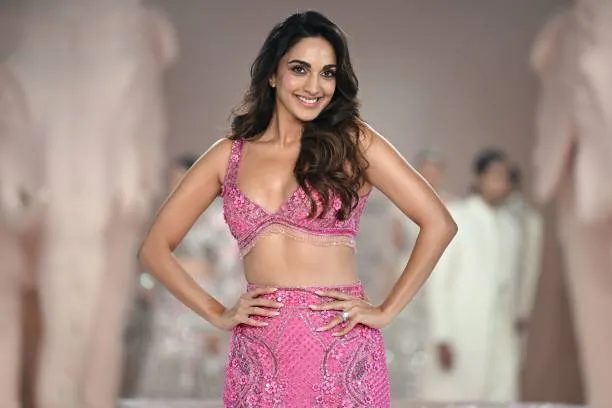
#> input picture Easy_cartoonify/bollywood-actress-kiara-advani-presents-a-creation-by-the-designer-duo-falguni-shane-peacock.webp, 612 x 408 px; its folder holds only this picture in this run
$ python improved_cartoon_v2.py
#> lines starting #> are read from the running program, lines starting #| are printed output that depends on the picture; after the words box and inside, x2 and y2 are one past the last pixel; in counts of white or black regions, pixels touching at a corner belong together
#> in main, img is the input picture: shape (408, 612, 3); mean B, G, R 133.1, 139.5, 165.6
import cv2
from pathlib import Path

def find_input(p: Path):
    # reuse same discovery as previous script
    user_src = p / 'user_image.jpg'
    fallback = p / 'test.jpg'
    if user_src.exists():
        return user_src
    if fallback.exists():
        return fallback
    candidates = []
    for ext in ('*.jpg','*.jpeg','*.png','*.webp'):
        for f in p.glob(ext):
            name = f.name.lower()
            if name.startswith('cartoon_') or name.startswith('cartoon_user_'):
                continue
            candidates.append(f)
    if candidates:
        return max(candidates, key=lambda x: x.stat().st_mtime)
    return None

def unsharp_mask(img, radius=1.0, amount=1.0):
    # amount: strength, radius: gaussian blur sigma
    blurred = cv2.GaussianBlur(img, (0,0), radius)
    sharp = cv2.addWeighted(img, 1 + amount, blurred, -amount, 0)
    return sharp

def cartoon_v2(img):
    # keep original size
    img_color = img.copy()

    # gentle bilateral filter to smooth colors but keep detail
    img_color = cv2.bilateralFilter(img_color, d=7, sigmaColor=50, sigmaSpace=50)

    # create edge map using Canny on luminance after small blur
    gray = cv2.cvtColor(img, cv2.COLOR_BGR2GRAY)
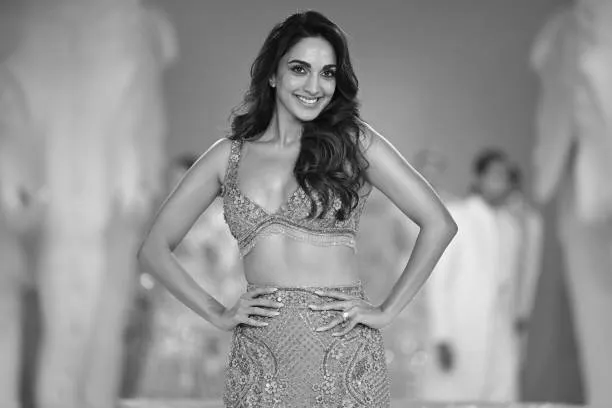
#> gray: shape (408, 612); min 1, max 251, mean 146.6
    blur = cv2.GaussianBlur(gray, (5,5), 0)
    edges = cv2.Canny(blur, threshold1=50, threshold2=150)
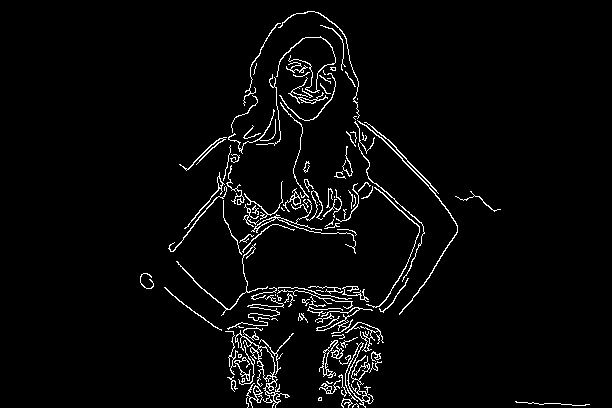
#> edges: shape (408, 612); 3.4% white in thin lines or dots, all inside (x1, y1, x2, y2) = (140, 11, 590, 408)

    # dilate edges slightly to make them more visible
    kernel = cv2.getStructuringElement(cv2.MORPH_RECT, (2,2))
    edges = cv2.dilate(edges, kernel, iterations=1)
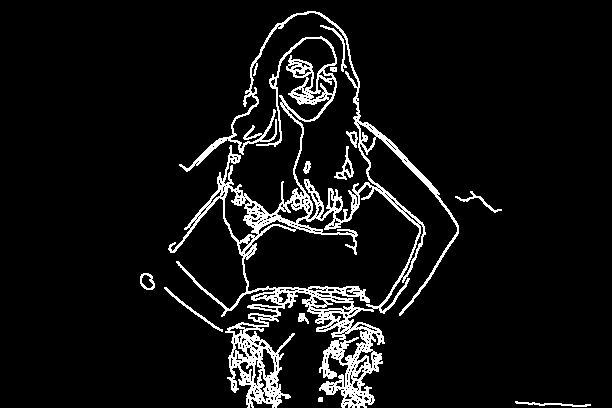
#> edges: shape (408, 612); 7.3% white in thin lines or dots, all inside (x1, y1, x2, y2) = (140, 11, 591, 408)

    # invert edges: white background, black edges -> create mask
    edges_inv = cv2.bitwise_not(edges)
    edges_inv_color = cv2.cvtColor(edges_inv, cv2.COLOR_GRAY2BGR)

    # combine color and edges: preserve color but darken where edges are
    # create a mask of edge pixels
    edge_mask = edges > 0
    result = img_color.copy()
    # darken edges on result
    result[edge_mask] = (result[edge_mask] * 0.3).astype(result.dtype)
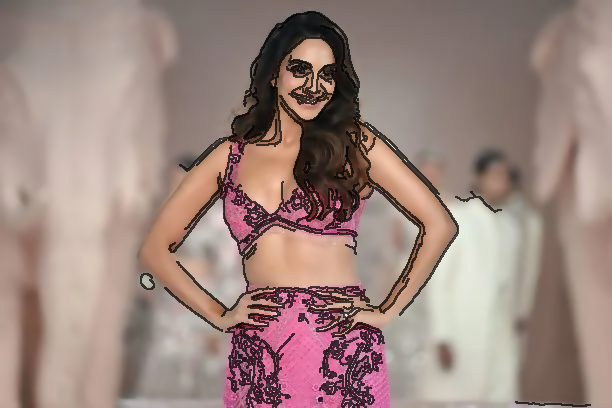
#> result: shape (408, 612, 3); mean B, G, R 126.8, 133.6, 156.8

    # slightly enhance color contrast using CLAHE on L channel
    lab = cv2.cvtColor(result, cv2.COLOR_BGR2LAB)
#> lab: shape (408, 612, 3); mean of channels 0, 1, 2 145.9, 135.8, 135.1
    l, a, b = cv2.split(lab)
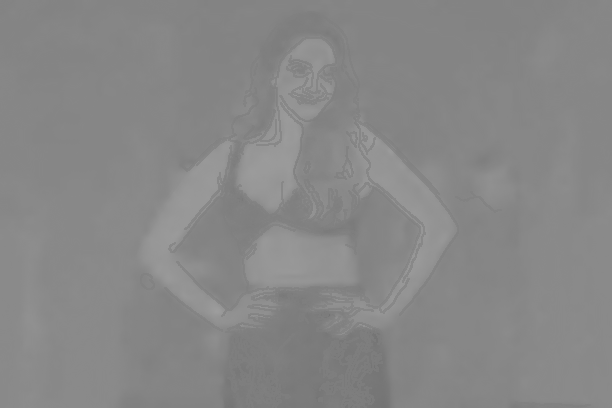
#> b: shape (408, 612); min 114, max 157, mean 135.1
    clahe = cv2.createCLAHE(clipLimit=2.0, tileGridSize=(8,8))
    l = clahe.apply(l)
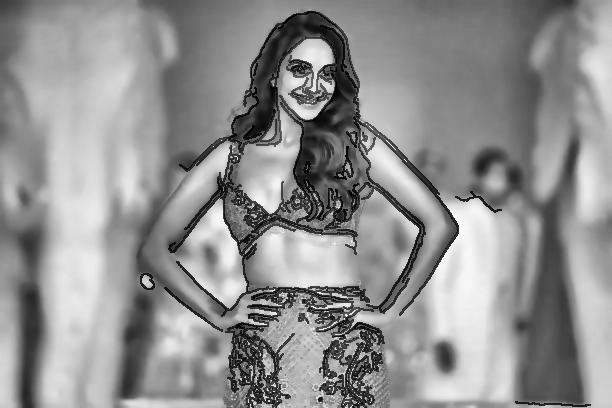
#> l: shape (408, 612); min 1, max 251, mean 144.2
    lab = cv2.merge((l,a,b))
#> lab: shape (408, 612, 3); mean of channels 0, 1, 2 144.2, 135.8, 135.1
    result = cv2.cvtColor(lab, cv2.COLOR_LAB2BGR)

    # sharpen a bit with unsharp mask
    result = unsharp_mask(result, radius=1.0, amount=0.8)
#> in unsharp_mask, `sharp = cv2.addWeighted(img, 1 + amount, blurred, -amount, 0)`:
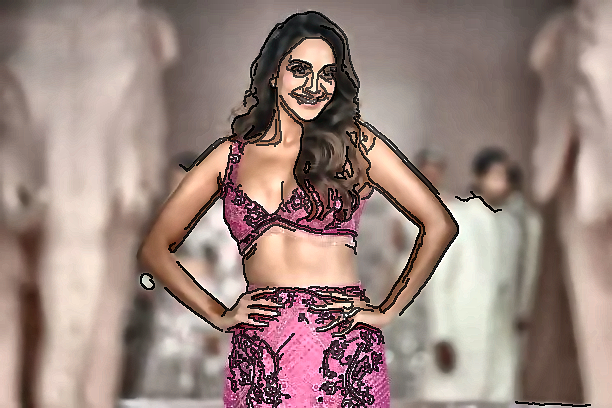
#> sharp: shape (408, 612, 3); mean B, G, R 125.6, 132.5, 154.7

    return result

def main():
    p = Path(__file__).parent
    src = find_input(p)
    if not src:
        print('No input image found')
        return
    print(f'Using input: {src.name}')
    img = cv2.imread(str(src))
    if img is None:
        print('Failed to read image')
        return

    out = cartoon_v2(img)
    out_path = p / 'improved_cartoon_user_v2.jpg'
    cv2.imwrite(str(out_path), out)
    print(f'Wrote {out_path.name}')

if __name__ == '__main__':
    main()
